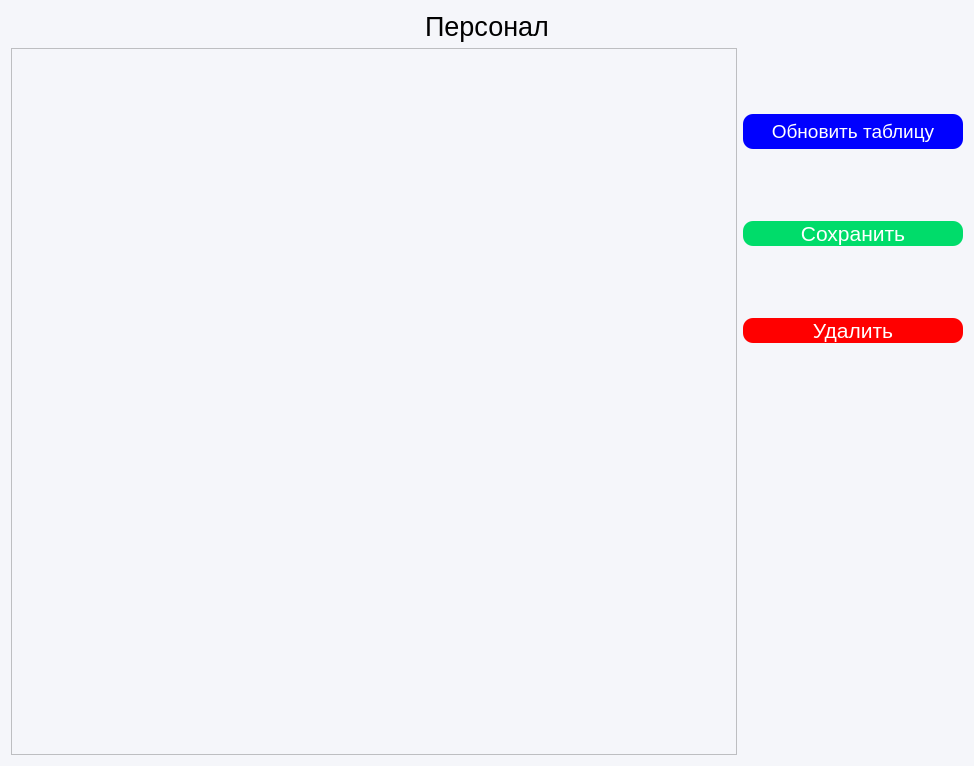
<?xml version="1.0" encoding="UTF-8"?>
<ui version="4.0">
 <class>Form</class>
 <widget class="QWidget" name="Form">
  <property name="geometry">
   <rect>
    <x>0</x>
    <y>0</y>
    <width>974</width>
    <height>766</height>
   </rect>
  </property>
  <property name="windowTitle">
   <string>Form</string>
  </property>
  <property name="styleSheet">
   <string notr="true">background-color: #F5F6FA</string>
  </property>
  <layout class="QGridLayout" name="gridLayout">
   <property name="leftMargin">
    <number>11</number>
   </property>
   <item row="0" column="0" colspan="2">
    <layout class="QHBoxLayout" name="horizontalLayout_2">
     <item>
      <widget class="QLabel" name="label">
       <property name="font">
        <font>
         <pointsize>20</pointsize>
        </font>
       </property>
       <property name="layoutDirection">
        <enum>Qt::LeftToRight</enum>
       </property>
       <property name="text">
        <string>Персонал</string>
       </property>
       <property name="alignment">
        <set>Qt::AlignCenter</set>
       </property>
      </widget>
     </item>
    </layout>
   </item>
   <item row="1" column="0">
    <layout class="QVBoxLayout" name="verticalLayout">
     <item>
      <widget class="QTableView" name="tableView"/>
     </item>
    </layout>
   </item>
   <item row="1" column="1">
    <layout class="QVBoxLayout" name="verticalLayout_2">
     <property name="bottomMargin">
      <number>50</number>
     </property>
     <item>
      <widget class="QPushButton" name="refresh_btn">
       <property name="minimumSize">
        <size>
         <width>220</width>
         <height>35</height>
        </size>
       </property>
       <property name="palette">
        <palette>
         <active>
          <colorrole role="WindowText">
           <brush brushstyle="SolidPattern">
            <color alpha="255">
             <red>255</red>
             <green>255</green>
             <blue>255</blue>
            </color>
           </brush>
          </colorrole>
          <colorrole role="Button">
           <brush brushstyle="SolidPattern">
            <color alpha="255">
             <red>0</red>
             <green>0</green>
             <blue>255</blue>
            </color>
           </brush>
          </colorrole>
          <colorrole role="Text">
           <brush brushstyle="SolidPattern">
            <color alpha="255">
             <red>255</red>
             <green>255</green>
             <blue>255</blue>
            </color>
           </brush>
          </colorrole>
          <colorrole role="ButtonText">
           <brush brushstyle="SolidPattern">
            <color alpha="255">
             <red>255</red>
             <green>255</green>
             <blue>255</blue>
            </color>
           </brush>
          </colorrole>
          <colorrole role="Base">
           <brush brushstyle="SolidPattern">
            <color alpha="255">
             <red>0</red>
             <green>0</green>
             <blue>255</blue>
            </color>
           </brush>
          </colorrole>
          <colorrole role="Window">
           <brush brushstyle="SolidPattern">
            <color alpha="255">
             <red>0</red>
             <green>0</green>
             <blue>255</blue>
            </color>
           </brush>
          </colorrole>
         </active>
         <inactive>
          <colorrole role="WindowText">
           <brush brushstyle="SolidPattern">
            <color alpha="255">
             <red>255</red>
             <green>255</green>
             <blue>255</blue>
            </color>
           </brush>
          </colorrole>
          <colorrole role="Button">
           <brush brushstyle="SolidPattern">
            <color alpha="255">
             <red>0</red>
             <green>0</green>
             <blue>255</blue>
            </color>
           </brush>
          </colorrole>
          <colorrole role="Text">
           <brush brushstyle="SolidPattern">
            <color alpha="255">
             <red>255</red>
             <green>255</green>
             <blue>255</blue>
            </color>
           </brush>
          </colorrole>
          <colorrole role="ButtonText">
           <brush brushstyle="SolidPattern">
            <color alpha="255">
             <red>255</red>
             <green>255</green>
             <blue>255</blue>
            </color>
           </brush>
          </colorrole>
          <colorrole role="Base">
           <brush brushstyle="SolidPattern">
            <color alpha="255">
             <red>0</red>
             <green>0</green>
             <blue>255</blue>
            </color>
           </brush>
          </colorrole>
          <colorrole role="Window">
           <brush brushstyle="SolidPattern">
            <color alpha="255">
             <red>0</red>
             <green>0</green>
             <blue>255</blue>
            </color>
           </brush>
          </colorrole>
         </inactive>
         <disabled>
          <colorrole role="WindowText">
           <brush brushstyle="SolidPattern">
            <color alpha="255">
             <red>255</red>
             <green>255</green>
             <blue>255</blue>
            </color>
           </brush>
          </colorrole>
          <colorrole role="Button">
           <brush brushstyle="SolidPattern">
            <color alpha="255">
             <red>0</red>
             <green>0</green>
             <blue>255</blue>
            </color>
           </brush>
          </colorrole>
          <colorrole role="Text">
           <brush brushstyle="SolidPattern">
            <color alpha="255">
             <red>255</red>
             <green>255</green>
             <blue>255</blue>
            </color>
           </brush>
          </colorrole>
          <colorrole role="ButtonText">
           <brush brushstyle="SolidPattern">
            <color alpha="255">
             <red>255</red>
             <green>255</green>
             <blue>255</blue>
            </color>
           </brush>
          </colorrole>
          <colorrole role="Base">
           <brush brushstyle="SolidPattern">
            <color alpha="255">
             <red>0</red>
             <green>0</green>
             <blue>255</blue>
            </color>
           </brush>
          </colorrole>
          <colorrole role="Window">
           <brush brushstyle="SolidPattern">
            <color alpha="255">
             <red>0</red>
             <green>0</green>
             <blue>255</blue>
            </color>
           </brush>
          </colorrole>
         </disabled>
        </palette>
       </property>
       <property name="font">
        <font>
         <pointsize>14</pointsize>
        </font>
       </property>
       <property name="styleSheet">
        <string notr="true">#refresh_btn {
   background-color:rgb(0, 0, 255); /* Цвет фона кнопки */
    border-radius: 10px; /* Устанавливаем радиус закругления углов */
    color: white; /* Цвет текста кнопки */
}
#refresh_btn:hover {
                background-color: rgb(0, 0, 158)
}

</string>
       </property>
       <property name="text">
        <string>Обновить таблицу</string>
       </property>
      </widget>
     </item>
     <item>
      <widget class="QPushButton" name="save_btn">
       <property name="palette">
        <palette>
         <active>
          <colorrole role="WindowText">
           <brush brushstyle="SolidPattern">
            <color alpha="255">
             <red>255</red>
             <green>255</green>
             <blue>255</blue>
            </color>
           </brush>
          </colorrole>
          <colorrole role="Button">
           <brush brushstyle="SolidPattern">
            <color alpha="255">
             <red>0</red>
             <green>220</green>
             <blue>106</blue>
            </color>
           </brush>
          </colorrole>
          <colorrole role="Text">
           <brush brushstyle="SolidPattern">
            <color alpha="255">
             <red>255</red>
             <green>255</green>
             <blue>255</blue>
            </color>
           </brush>
          </colorrole>
          <colorrole role="ButtonText">
           <brush brushstyle="SolidPattern">
            <color alpha="255">
             <red>255</red>
             <green>255</green>
             <blue>255</blue>
            </color>
           </brush>
          </colorrole>
          <colorrole role="Base">
           <brush brushstyle="SolidPattern">
            <color alpha="255">
             <red>0</red>
             <green>220</green>
             <blue>106</blue>
            </color>
           </brush>
          </colorrole>
          <colorrole role="Window">
           <brush brushstyle="SolidPattern">
            <color alpha="255">
             <red>0</red>
             <green>220</green>
             <blue>106</blue>
            </color>
           </brush>
          </colorrole>
         </active>
         <inactive>
          <colorrole role="WindowText">
           <brush brushstyle="SolidPattern">
            <color alpha="255">
             <red>255</red>
             <green>255</green>
             <blue>255</blue>
            </color>
           </brush>
          </colorrole>
          <colorrole role="Button">
           <brush brushstyle="SolidPattern">
            <color alpha="255">
             <red>0</red>
             <green>220</green>
             <blue>106</blue>
            </color>
           </brush>
          </colorrole>
          <colorrole role="Text">
           <brush brushstyle="SolidPattern">
            <color alpha="255">
             <red>255</red>
             <green>255</green>
             <blue>255</blue>
            </color>
           </brush>
          </colorrole>
          <colorrole role="ButtonText">
           <brush brushstyle="SolidPattern">
            <color alpha="255">
             <red>255</red>
             <green>255</green>
             <blue>255</blue>
            </color>
           </brush>
          </colorrole>
          <colorrole role="Base">
           <brush brushstyle="SolidPattern">
            <color alpha="255">
             <red>0</red>
             <green>220</green>
             <blue>106</blue>
            </color>
           </brush>
          </colorrole>
          <colorrole role="Window">
           <brush brushstyle="SolidPattern">
            <color alpha="255">
             <red>0</red>
             <green>220</green>
             <blue>106</blue>
            </color>
           </brush>
          </colorrole>
         </inactive>
         <disabled>
          <colorrole role="WindowText">
           <brush brushstyle="SolidPattern">
            <color alpha="255">
             <red>255</red>
             <green>255</green>
             <blue>255</blue>
            </color>
           </brush>
          </colorrole>
          <colorrole role="Button">
           <brush brushstyle="SolidPattern">
            <color alpha="255">
             <red>0</red>
             <green>220</green>
             <blue>106</blue>
            </color>
           </brush>
          </colorrole>
          <colorrole role="Text">
           <brush brushstyle="SolidPattern">
            <color alpha="255">
             <red>255</red>
             <green>255</green>
             <blue>255</blue>
            </color>
           </brush>
          </colorrole>
          <colorrole role="ButtonText">
           <brush brushstyle="SolidPattern">
            <color alpha="255">
             <red>255</red>
             <green>255</green>
             <blue>255</blue>
            </color>
           </brush>
          </colorrole>
          <colorrole role="Base">
           <brush brushstyle="SolidPattern">
            <color alpha="255">
             <red>0</red>
             <green>220</green>
             <blue>106</blue>
            </color>
           </brush>
          </colorrole>
          <colorrole role="Window">
           <brush brushstyle="SolidPattern">
            <color alpha="255">
             <red>0</red>
             <green>220</green>
             <blue>106</blue>
            </color>
           </brush>
          </colorrole>
         </disabled>
        </palette>
       </property>
       <property name="font">
        <font>
         <pointsize>16</pointsize>
        </font>
       </property>
       <property name="styleSheet">
        <string notr="true">#save_btn {
   background-color:rgb(0, 220, 106); /* Цвет фона кнопки */
    border-radius: 10px; /* Устанавливаем радиус закругления углов */
    color: white; /* Цвет текста кнопки */
}
#save_btn:hover {
                background-color:rgb(0, 152, 0)
}
#save_btn:pressed {
	background-color: rgb(0, 132, 0)
}



</string>
       </property>
       <property name="text">
        <string>Сохранить</string>
       </property>
      </widget>
     </item>
     <item>
      <widget class="QPushButton" name="delete_btn">
       <property name="palette">
        <palette>
         <active>
          <colorrole role="WindowText">
           <brush brushstyle="SolidPattern">
            <color alpha="255">
             <red>255</red>
             <green>255</green>
             <blue>255</blue>
            </color>
           </brush>
          </colorrole>
          <colorrole role="Button">
           <brush brushstyle="SolidPattern">
            <color alpha="255">
             <red>255</red>
             <green>0</green>
             <blue>0</blue>
            </color>
           </brush>
          </colorrole>
          <colorrole role="Text">
           <brush brushstyle="SolidPattern">
            <color alpha="255">
             <red>255</red>
             <green>255</green>
             <blue>255</blue>
            </color>
           </brush>
          </colorrole>
          <colorrole role="ButtonText">
           <brush brushstyle="SolidPattern">
            <color alpha="255">
             <red>255</red>
             <green>255</green>
             <blue>255</blue>
            </color>
           </brush>
          </colorrole>
          <colorrole role="Base">
           <brush brushstyle="SolidPattern">
            <color alpha="255">
             <red>255</red>
             <green>0</green>
             <blue>0</blue>
            </color>
           </brush>
          </colorrole>
          <colorrole role="Window">
           <brush brushstyle="SolidPattern">
            <color alpha="255">
             <red>255</red>
             <green>0</green>
             <blue>0</blue>
            </color>
           </brush>
          </colorrole>
         </active>
         <inactive>
          <colorrole role="WindowText">
           <brush brushstyle="SolidPattern">
            <color alpha="255">
             <red>255</red>
             <green>255</green>
             <blue>255</blue>
            </color>
           </brush>
          </colorrole>
          <colorrole role="Button">
           <brush brushstyle="SolidPattern">
            <color alpha="255">
             <red>255</red>
             <green>0</green>
             <blue>0</blue>
            </color>
           </brush>
          </colorrole>
          <colorrole role="Text">
           <brush brushstyle="SolidPattern">
            <color alpha="255">
             <red>255</red>
             <green>255</green>
             <blue>255</blue>
            </color>
           </brush>
          </colorrole>
          <colorrole role="ButtonText">
           <brush brushstyle="SolidPattern">
            <color alpha="255">
             <red>255</red>
             <green>255</green>
             <blue>255</blue>
            </color>
           </brush>
          </colorrole>
          <colorrole role="Base">
           <brush brushstyle="SolidPattern">
            <color alpha="255">
             <red>255</red>
             <green>0</green>
             <blue>0</blue>
            </color>
           </brush>
          </colorrole>
          <colorrole role="Window">
           <brush brushstyle="SolidPattern">
            <color alpha="255">
             <red>255</red>
             <green>0</green>
             <blue>0</blue>
            </color>
           </brush>
          </colorrole>
         </inactive>
         <disabled>
          <colorrole role="WindowText">
           <brush brushstyle="SolidPattern">
            <color alpha="255">
             <red>255</red>
             <green>255</green>
             <blue>255</blue>
            </color>
           </brush>
          </colorrole>
          <colorrole role="Button">
           <brush brushstyle="SolidPattern">
            <color alpha="255">
             <red>255</red>
             <green>0</green>
             <blue>0</blue>
            </color>
           </brush>
          </colorrole>
          <colorrole role="Text">
           <brush brushstyle="SolidPattern">
            <color alpha="255">
             <red>255</red>
             <green>255</green>
             <blue>255</blue>
            </color>
           </brush>
          </colorrole>
          <colorrole role="ButtonText">
           <brush brushstyle="SolidPattern">
            <color alpha="255">
             <red>255</red>
             <green>255</green>
             <blue>255</blue>
            </color>
           </brush>
          </colorrole>
          <colorrole role="Base">
           <brush brushstyle="SolidPattern">
            <color alpha="255">
             <red>255</red>
             <green>0</green>
             <blue>0</blue>
            </color>
           </brush>
          </colorrole>
          <colorrole role="Window">
           <brush brushstyle="SolidPattern">
            <color alpha="255">
             <red>255</red>
             <green>0</green>
             <blue>0</blue>
            </color>
           </brush>
          </colorrole>
         </disabled>
        </palette>
       </property>
       <property name="font">
        <font>
         <pointsize>16</pointsize>
        </font>
       </property>
       <property name="styleSheet">
        <string notr="true">#delete_btn {
   background-color: rgb(255, 0, 0); /* Цвет фона кнопки */
    border-radius: 10px; /* Устанавливаем радиус закругления углов */
    color: white; /* Цвет текста кнопки */
}
#delete_btn:hover {
                background-color: rgb(200, 0, 0)
}


</string>
       </property>
       <property name="text">
        <string>Удалить</string>
       </property>
      </widget>
     </item>
     <item>
      <widget class="QLabel" name="error_label">
       <property name="minimumSize">
        <size>
         <width>35</width>
         <height>220</height>
        </size>
       </property>
       <property name="maximumSize">
        <size>
         <width>16777215</width>
         <height>22</height>
        </size>
       </property>
       <property name="font">
        <font>
         <pointsize>10</pointsize>
        </font>
       </property>
       <property name="styleSheet">
        <string notr="true">color: rgb(255, 0, 0)</string>
       </property>
       <property name="text">
        <string/>
       </property>
       <property name="alignment">
        <set>Qt::AlignCenter</set>
       </property>
       <property name="wordWrap">
        <bool>true</bool>
       </property>
      </widget>
     </item>
    </layout>
   </item>
  </layout>
 </widget>
 <resources/>
 <connections/>
</ui>
